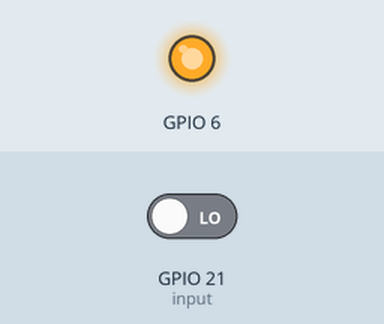
Simulated run of this program. Board: Raspberry Pi (BCM pin numbers). Parts: output pins drawn as LEDs (lit = HIGH). The test bench sets the inputs (shaded band); at power-on: GPIO 21 (input) LOW.

Above: at 1.2 s.
1.3 s: GPIO 21 (input) driven HIGH
At 1.6 s:
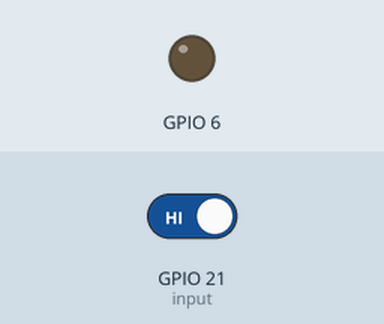
2.8 s: GPIO 21 (input) driven LOW
At 4.0 s:
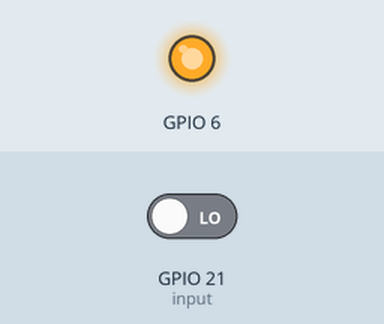
Timing chart, 0 to 5.8 s (numbered marks = the images above; inputs shaded):
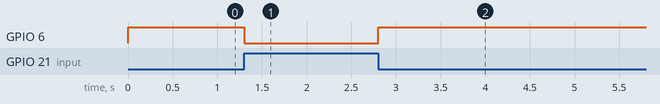

The program:

Button_Led.py
```python
import RPi.GPIO as GPIO


GPIO.setmode(GPIO.BCM)

GPIO.setup(6, GPIO.OUT)
GPIO.setup(21, GPIO.IN)

try:
    while True:
        input = GPIO.input(21)

        if input == False:
            GPIO.output(6, GPIO.HIGH)

        else:
            GPIO.output(6, GPIO.LOW)


except KeyboardInterrupt:#ctrl+c
    GPIO.cleanup()
```

Measured:
- after the input at 1.3 s, GPIO 6: HIGH → LOW at once
- after the input at 2.8 s, GPIO 6: LOW → HIGH at once
